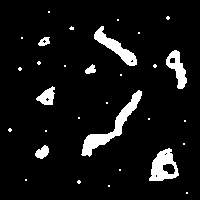
#> input picture figures/binary-particles.png, 200 x 200 px
$ python connected-components.py
#> lines starting #> are read from the running program, lines starting #| are printed output that depends on the picture; after the words box and inside, x2 and y2 are one past the last pixel; in counts of white or black regions, pixels touching at a corner belong together
import numpy as np
import tempfile
from skimage.io import imread
import matplotlib.pyplot as plt
import pathlib
from skimage.transform import rescale
rootdir = pathlib.Path(__file__).parent

img1 = imread(rootdir / "binary-particles.png", as_gray=True).astype(bool)
#> img1: shape (200, 200) bool; 7.4% white; 31 white regions (23 under 20 px), largest, box (x1, y1, x2, y2) and area: (81, 90, 142, 157) 841, (149, 148, 179, 181) 571, (94, 26, 137, 66) 529
img1 = img1[25:125, 25:125]
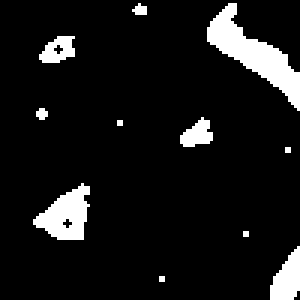
#> img1: shape (100, 100) bool (shown 3 times larger); 8.9% white; 11 white regions (6 under 20 px), largest, box (x1, y1, x2, y2) and area: (69, 1, 100, 37) 378, (11, 61, 30, 80) 211, (90, 82, 100, 100) 119, (13, 12, 25, 21) 72, (60, 39, 71, 49) 69

yy, xx = np.nonzero(img1)
#> yy = 891 values from 1 to 99; xx = 891 values, max 99 at index 388, min 11 at index 673, mean 62.32
yyxx = np.stack((yy, xx), axis=1)
#> yyxx = 891 pairs, first value 1 to 99, second value 11 to 99
xx_unique = np.unique(xx)
#> xx_unique = 68 values from 11 to 99
yy_unique = np.unique(yy)
#> yy_unique = 87 values from 1 to 99
labelled = np.zeros_like(yy)
#> labelled = 891 values from 0 to 0

frames = []
next_label = 1
for this_idx, (y, x) in enumerate(zip(yy, xx)):
    group = [this_idx]
    for dx in range(-1, 2):
        _x = x + dx
        if not (_x in xx_unique):
            continue
        for dy in range(-1, 2):
            _y = y + dy
            if not (_y in yy_unique):
                continue
            idx, = (yyxx == (_y, _x)).all(axis=1).nonzero()
            if idx.size == 0:
                continue
            group.append(idx.item())

    if len(group) == 1:
        labelled[this_idx] = next_label
        next_label += 1
        continue
    else:
        group_labels = set(labelled[group])
        if group_labels == {0}:
            # new group
            labelled[group] = next_label
            next_label += 1
        else:
            group_labels = tuple(g for g in group_labels if g != 0)
            assert len(group_labels) == 1
            labelled[group] = group_labels[0]

    labelled_img = np.zeros(img1.shape, dtype=int)
    labelled_img[yy, xx] = labelled
    frames.append(labelled_img)
#> this loop made 891 passes
#> (y, x, group_labels) on passes 3 to 14: (1, 77, (2,)), (1, 78, (2,)), (2, 45, (1,)), (2, 46, (1,)), (2, 47, (1,)), (2, 48, (1,)), (2, 75, (2,)), (2, 76, (2,)), (2, 77, (2,)), (2, 78, (2,)), (3, 44, (1,)), (3, 45, (1,))
#> (y, x) on passes 1 to 2: (1, 46), (1, 76)
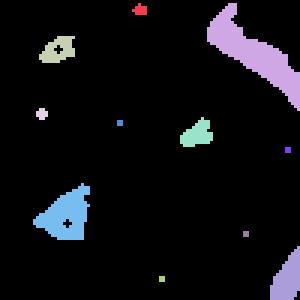
#> labelled_img: shape (100, 100) int64 (shown 3 times larger); 12 distinct labels, from 0 to 11; one colour per label, 0 black
#> after the loop, frames = 891 items; labelled = 891 values, max 11 at index 814, min 1 at index 0, mean 4.93; next_label = 12

rgb_frames = []
with tempfile.TemporaryDirectory() as td:
    tempdir = pathlib.Path(td)
    for frame in frames:
        fpath = tempdir / "image.png"
        plt.imsave(fpath, rescale(frame, 4, order=0), cmap="tab10", vmin=0, vmax=labelled.max())
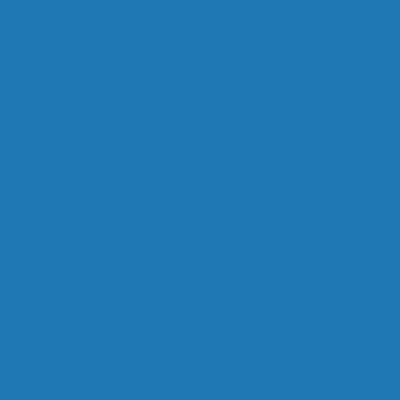
#> saved as image.png: shape (400, 400, 3); mean R, G, B 31, 119, 180
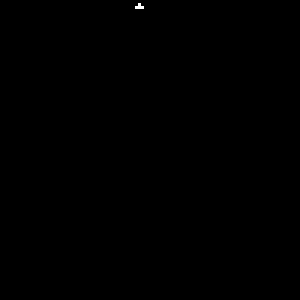
#> frame: shape (100, 100) int64 (shown 3 times larger); values 0 (black) and 1 (white), 0.04% white in thin lines or dots, all inside (x1, y1, x2, y2) = (45, 1, 48, 3)
        rgb_frame = plt.imread(fpath)[..., :3]
        rgb_frame *= 255
        rgb_frames.append(rgb_frame.astype(np.uint8))

from imageio.v3 import imwrite

imwrite(rootdir / "connected.gif", rgb_frames, fps=40, loop=0)

# plt.imshow(labelled_img)
# plt.show()
